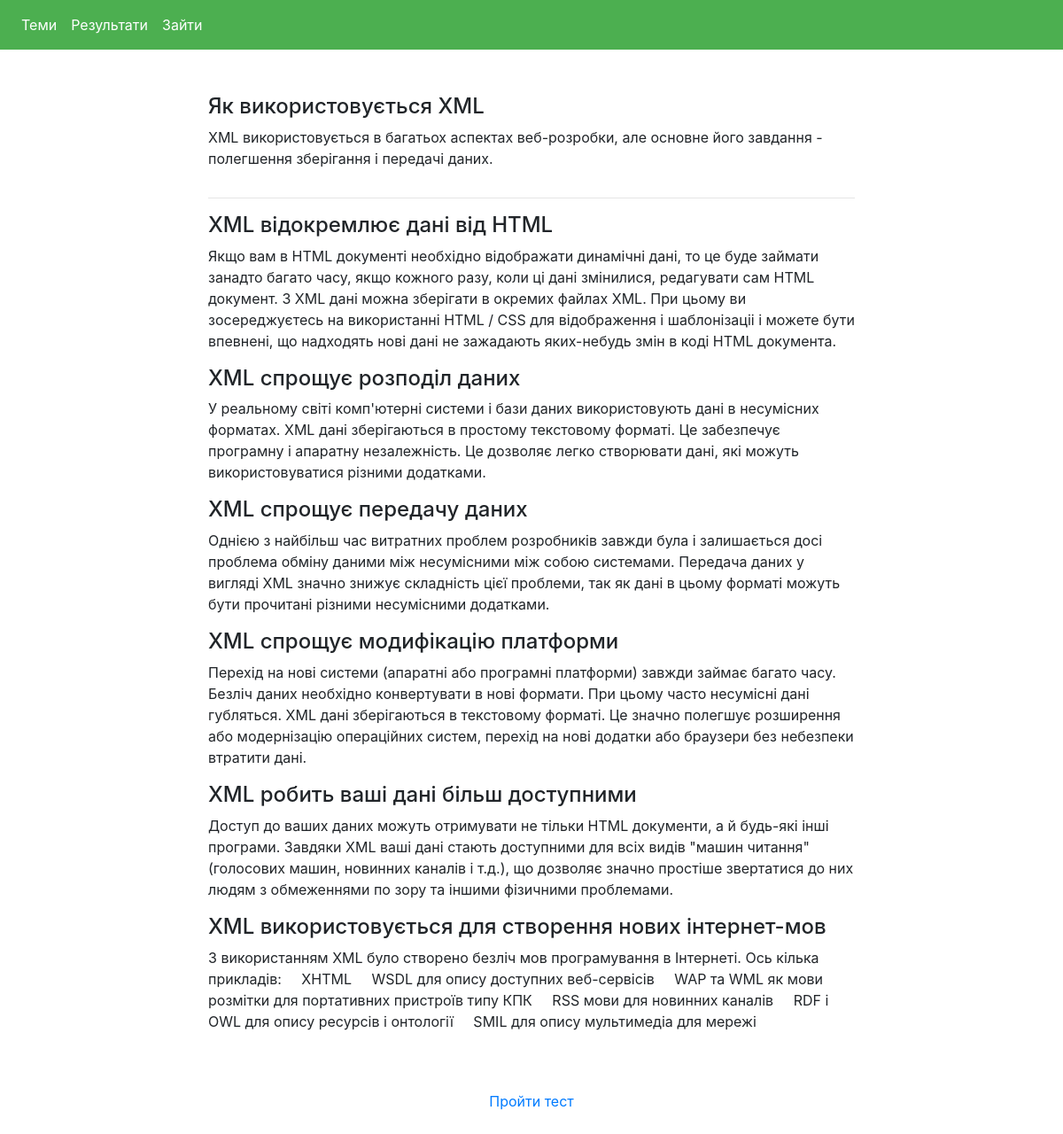
Screenshot of /education/themes/2/ with the database file from the repository.
### education/models.py (models this page shows, shortened)
class Theme(models.Model):
    title = models.CharField(max_length=255)
    description = models.TextField()

class Article(models.Model):
    title = models.CharField(max_length=255)
    content = models.TextField(blank=True)
    theme = models.ForeignKey(Theme, related_name='articles')
    code_samples = models.TextField(blank=True)

### education/views.py (the view)
# urls.py: url(r'^themes/(?P<pk>\d+)/$', ArticleListView.as_view()),
class ArticleListView(View):
    def get(self, request, pk):
        theme = get_object_or_404(Theme, pk=pk)
        return render(request, 'education/article-list.html', {'articles': theme.articles.all(), 'theme': theme})

### education/templates/education/article-list.html (shortened to what this page needs)
{% extends "education/base.html" %}
{% block content %}
<div class='row'>
    <div class='col-sm-8 offset-sm-2 top-margin '>
        <div class='row'>
            <div class='col-sm-12'>
                <div class='row'>
                    <div class='col-sm-12'>
                        <h4>{{ theme.title }}</h4>
                    </div>
                </div>
                <div class='row'>
                    <div class='col-sm-12'>
                        <p>{{ theme.description }}</p>
                    </div>
                </div>
            </div>
        </div>
        <hr>
        {% for article in articles %}
        <div class='row'>
            <div class='col-sm-12'>
                <div class='row'>
                    <div class='col-sm-12'>
                        <h4>{{ article.title }}</h4>
                    </div>
                </div>
                <div class='row'>
                    <div class='col-sm-12'>
                        <p>{{ article.content }}</p>
                    </div>
                </div>
            </div>
        </div>
        {% endfor %}
        <div class='row top-margin bottom-margin'>
            <div class='col-sm-12 text-center green-color'>
                <a href='test'>Пройти тест</a>
            </div>
        </div>
    </div>
</div>
{% endblock %}

### education/templates/education/base.html (shortened to what this page needs)
{% load static %}
<!DOCTYPE html>
<html lang="en">
<head>
    <link rel="stylesheet" type="text/css" href="{% static 'education/style.css' %}" />
    <link rel="stylesheet" type="text/css" href="{% static 'education/bootstrap-4.0.0-beta.2-dist/css/bootstrap.min.css' %}" />
</head>
<body>
    <nav class="navbar navbar-expand-lg navbar-light my-nav">
      <div class="collapse navbar-collapse" id="navbarNav">
        <ul class="navbar-nav">
          <li class="nav-item">
            <a class="nav-link" href="/education/themes">Теми</a>
          </li>
          <li class="nav-item">
            <a class="nav-link" href="/education/results">Результати</a>
          </li>
          <li class="nav-item">
            <a class="nav-link" href="/education/login">Зайти</a>
          </li>
        </ul>
      </div>
    </nav>
    <div class='container'>
        {% block content %}
        {% endblock %}
    </div>
</body>
</html>

### education/static/education/style.css (style rules this page uses)
.my-nav { background-color: #4CAF50; }
.my-nav a { color: white !important; }
.top-margin { margin-top: 50px; }
.green-color { color: #4CAF50; }
.bottom-margin { margin-bottom: 50px; }

### rows the page displays
Theme: title "Як використовується XML", description "XML використовується в багатьох аспектах веб-розробки, але основне його завдання - полегшення зберігання і передачі даних."
Article: title "XML відокремлює дані від HTML", content "Якщо вам в HTML документі необхідно відображати динамічні дані, то це буде займати занадто багато часу, якщо кожного разу, коли ці дані змінилися, редагувати сам HTML документ. З XML дані можна зберігати в окремих файлах XML. При цьому ви зосереджуєтесь на використанні HTML / CSS для відображення і шаблонізаціі і можете бути впевнені, що надходять нові дані не зажадають яких-небудь змін в коді HTML документа."
Article: title "XML спрощує розподіл даних", content "У реальному світі комп'ютерні системи і бази даних використовують дані в несумісних форматах. XML дані зберігаються в простому текстовому форматі. Це забезпечує програмну і апаратну незалежність. Це дозволяє легко створювати дані, які можуть використовуватися різними додатками."
Article: title "XML спрощує передачу даних", content "Однією з найбільш час витратних проблем розробників завжди була і залишається досі проблема обміну даними між несумісними між собою системами. Передача даних у вигляді XML значно знижує складність цієї проблеми, так як дані в цьому форматі можуть бути прочитані різними несумісними додатками."
Article: title "XML спрощує модифікацію платформи", content "Перехід на нові системи (апаратні або програмні платформи) завжди займає багато часу. Безліч даних необхідно конвертувати в нові формати. При цьому часто несумісні дані губляться. XML дані зберігаються в текстовому форматі. Це значно полегшує розширення або модернізацію операційних систем, перехід на нові додатки або браузери без небезпеки втратити дані."
Article: title "XML робить ваші дані більш доступними", content "Доступ до ваших даних можуть отримувати не тільки HTML документи, а й будь-які інші програми. Завдяки XML ваші дані стають доступними для всіх видів \"машин читання\" (голосових машин, новинних каналів і т.д.), що дозволяє значно простіше звертатися до них людям з обмеженнями по зору та іншими фізичними проблемами."
Article: title "XML використовується для створення нових інтернет-мов", content "З використанням XML було створено безліч мов програмування в Інтернеті. Ось кілька прикладів: XHTML WSDL для опису доступних веб-сервісів WAP та WML як мови розмітки для портативних пристроїв типу КПК RSS мови для новинних каналів RDF і OWL для опису ресурсів і онтології SMIL для опису мультимедіа для мережі"
